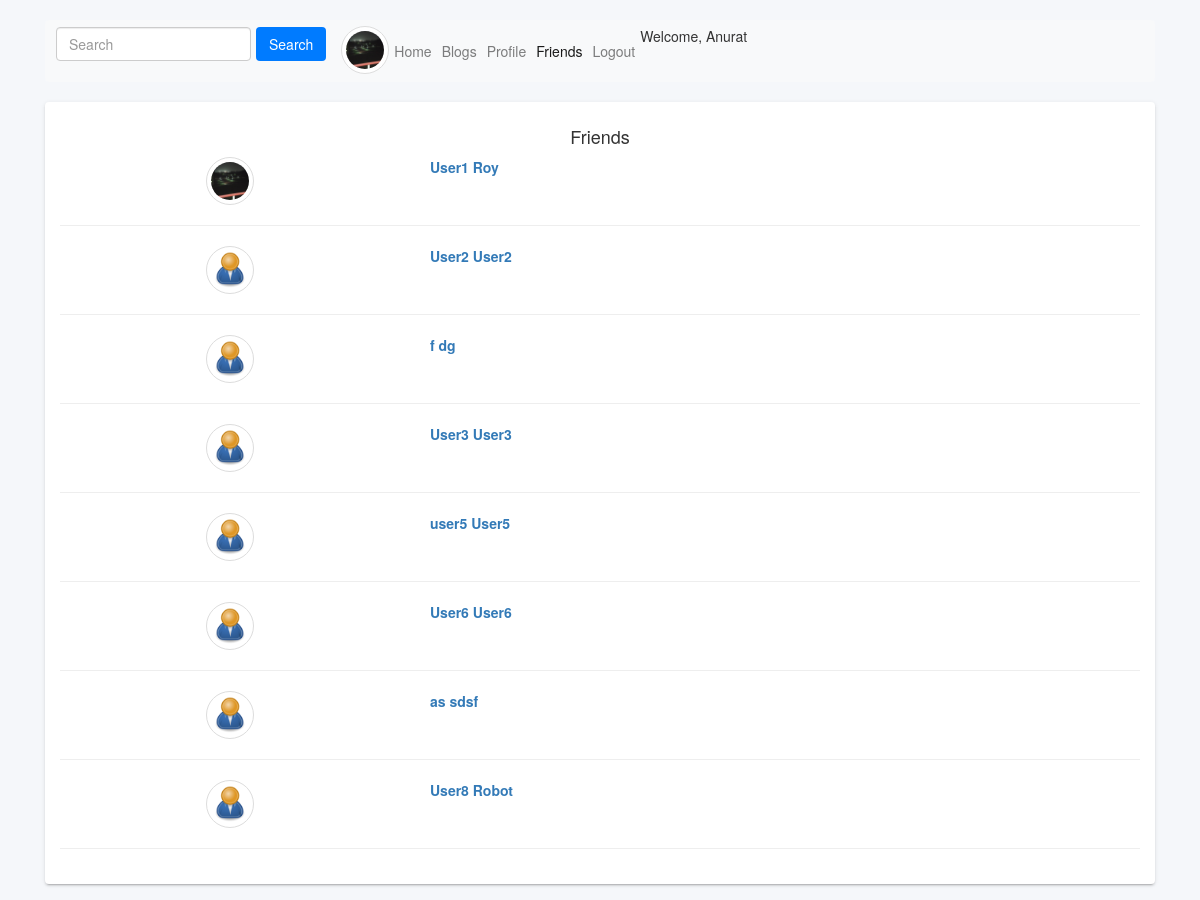
Screenshot of /users/anurat/friends/ (signed in) with the database file from the repository.
### users/models.py (models this page shows, shortened)
class Profile(models.Model):
    user = models.OneToOneField(User,on_delete=models.CASCADE,related_name='profile')
    bio = models.TextField(blank=True)
    pic = models.ImageField(default="default.png",blank=True)
    rating = models.IntegerField(default=0)
    friends = models.ManyToManyField('self',related_name='friend_list',blank=True,symmetrical=True)
    friend_req_list = models.ManyToManyField('self',related_name='sent_friend_req_list',blank=True,symmetrical=False)
    class Meta:
        ordering = ['-rating']

### users/views.py (the view)
# urls.py: path('<username>/friends/',views.friends),
def friends(request, **kwargs):
    if request.method == 'GET':
        usr = User.objects.get(username=kwargs['username'])
        is_auth = request.user.is_authenticated
        if usr is not None:
            if is_auth:
                return render(request,'friends.html',{
                'user' : usr.profile,
                'friends': usr.profile.friends.all(),
                'is_auth': is_auth,
                'curr_user':request.user.profile
            })
            else:
                return render(request,'friends.html',{
                'user' : usr.profile,
                'friends': usr.profile.friends.all(),
                'is_auth': is_auth
            })
        else:
            return HttpResponseNotFound('The username '+kwargs['username']+' does not exits')

### users/templates/friends.html (shortened to what this page needs)
{% extends "base.html" %}
{% block content %}
<div class="container ">
    <nav class="navbar navbar-expand-lg navbar-light bg-light">
        <form class="form-inline" action="/users/search/" method="post">
            <input class="form-control mr-sm-2 " required name = "src_text" type="search" placeholder="Search" aria-label="Search">
            <button class="btn bg-primary  my-2 my-sm-0 " type="submit">Search</button>
        </form>
        <div class="collapse navbar-collapse" id="navbarNavDropdown">
            <ul class="navbar-nav">
                {% if is_auth %}
                <li class="nav-item active">
                    <img class="center-block img-responsive img-circle img-thumbnail thumb48" src={{curr_user.pic.url}} alt="Profile Picture">
                </li>
                {% endif %}
                <li class="nav-item ">
                    <a class="nav-link" href="/users/home/">Home </a>
                </li>
                <li class="nav-item">
                    <a class="nav-link" href="/users/blogs">Blogs</a>
                </li>
                {%if is_auth%}
                <li class="nav-item">
                    <a class="nav-link" href="/users/profile/{{curr_user.user.username}}">Profile</a>
                </li>
                <li class="nav-item active">
                    <a class="nav-link" href="#">Friends<span class="sr-only">(current)</span></a>
                </li>
                <li class="nav-item">
                    <a class="nav-link" href="/users/logout">Logout</a>
                </li>
                <div class="nav-item " >
                    Welcome, {{curr_user.user.first_name}}
                </div>
                {% endif %}
            </ul>
        </div>
    </nav>
    <div class="row ng-scope">
        <div class="col-md-12">
            <div class="panel panel-default">
                <div class="panel-body">
                    <div class="h4 text-center">Friends</div>
                    {% for usr in friends %}
                    <div class="row ">
                        <div class="col-4">
                            <a href = "/users/profile/{{usr.user.username}}"><img class="center-block img-responsive img-circle img-thumbnail thumb48" src={{usr.pic.url}} alt="Profile Picture"></a>
                        </div>
                        <div class="col-8">
                            <a href = "/users/profile/{{usr.user.username}}">
                                <b>{{usr.user.first_name}} {{usr.user.last_name}}</b>
                            </a>
                        </div>
                    </div>
                    <hr >
                    {% endfor %}
                </div>
            </div>
        </div>
    </div>
    </div>
{% endblock %}

### users/templates/friends.html (style rules this page uses)
.panel.panel-default { border-top-width: 3px; }
.panel { box-shadow: 0 3px 1px -2px rgba(0,0,0,.14),0 2px 2px 0 rgba(0,0,0,.098),0 1px 5px 0 rgba(0,0,0,.084); border: 0; border-radius: 4px; margin-bottom: 16px; }
.thumb48 { width: 48px!important; height: 48px!important; }

### rows the page displays
Profile: pic (picture), user.first_name "Anurat"
Profile: pic (picture), user.first_name "User1", user.last_name "Roy"
Profile: pic (picture), user.first_name "User2", user.last_name "User2"
Profile: pic (picture), user.first_name "f", user.last_name "dg"
Profile: pic (picture), user.first_name "User3", user.last_name "User3"
Profile: pic (placeholder picture), user.first_name "user5", user.last_name "User5"
Profile: pic (placeholder picture), user.first_name "User6", user.last_name "User6"
Profile: pic (placeholder picture), user.first_name "as", user.last_name "sdsf"
Profile: pic (placeholder picture), user.first_name "User8", user.last_name "Robot"
